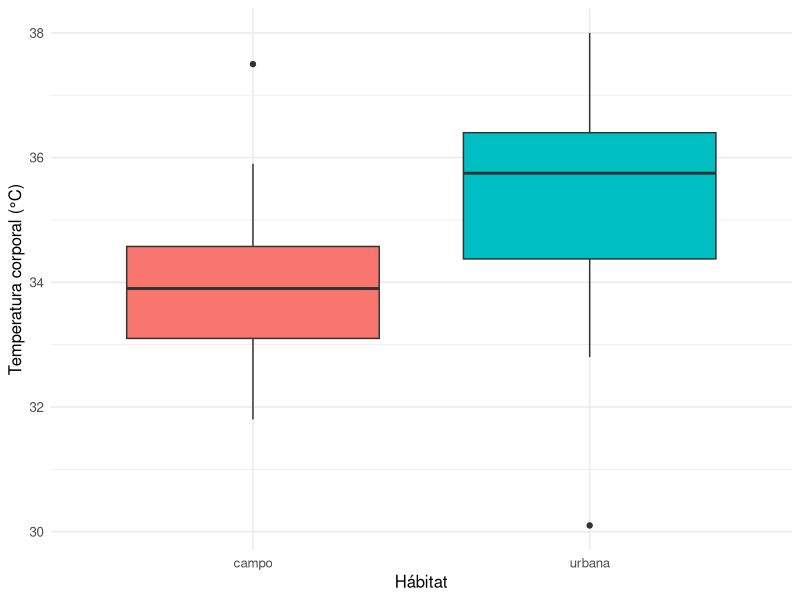
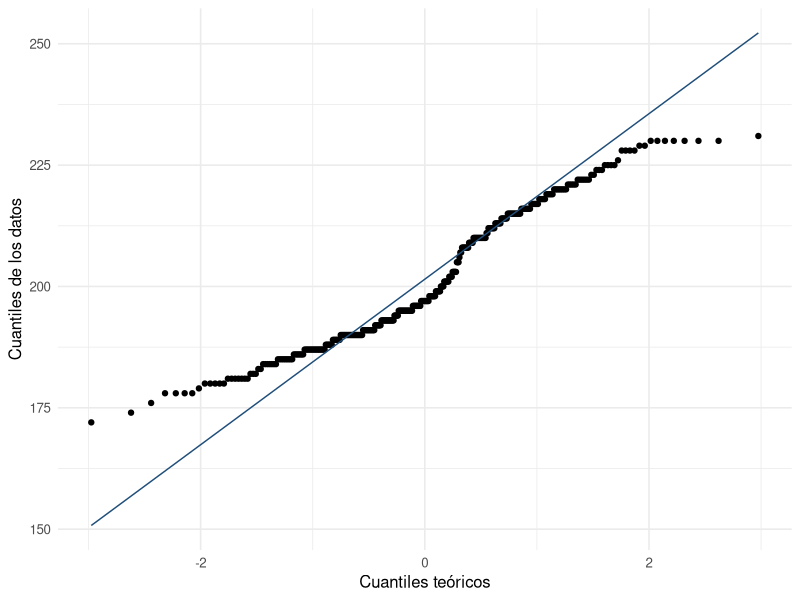

The R script that drew these images, in order:
## ---- chunk 1
#| label: setup-cap2
#| include: false
library(tidyverse)
library(palmerpenguins)
theme_set(theme_minimal(base_size = 12))
galletas <- read.csv("datos/galletas.csv")
## ---- chunk 2
#| label: centro-penguins
mean(penguins$body_mass_g, na.rm = TRUE)     # media
median(penguins$body_mass_g, na.rm = TRUE)   # mediana
## ---- chunk 3
#| label: moda
table(penguins$species)                       # moda de una variable categórica

frecuencias <- table(galletas$agrado)
frecuencias
names(frecuencias)[which.max(frecuencias)]    # valor más repetido
## ---- chunk 4
#| label: cuartiles
quantile(penguins$body_mass_g, na.rm = TRUE)
## ---- chunk 5
#| label: dispersion
sd(penguins$body_mass_g, na.rm = TRUE)    # desviación estándar (g)
var(penguins$body_mass_g, na.rm = TRUE)   # varianza (g^2)
IQR(penguins$body_mass_g, na.rm = TRUE)   # rango intercuartílico
## ---- chunk 6
#| label: props-varianza
x <- c(2, 4, 6, 8)
var(x)          # referencia
var(x + 100)    # SUMAR una constante NO cambia la dispersión
var(x * 2)      # MULTIPLICAR por k multiplica la varianza por k^2 (aquí, x4)
## ---- chunk 7
#| label: descriptiva-mano
temps <- c(33.8, 34.2, 35.1, 35.4, 35.9, 36.3, 37.1)
c(media = mean(temps), varianza = var(temps), desviacion = sd(temps))
quantile(temps)
## ---- chunk 8
#| label: fig-boxplot-lagartijas
#| fig-cap: "Temperatura corporal de lagartijas por hábitat."
#| fig-width: 5
#| fig-height: 3.4
lagartijas <- read.csv("datos/lagartijas.csv")
ggplot(lagartijas, aes(x = habitat, y = temp_corporal, fill = habitat)) +
  geom_boxplot() +
  labs(x = "Hábitat", y = "Temperatura corporal (°C)") +
  theme(legend.position = "none")
## ---- chunk 9
#| label: fig-qqplot
#| fig-cap: "Q-Q plot del largo de la aleta de los pingüinos."
#| fig-width: 4.6
#| fig-height: 3.4
ggplot(penguins, aes(sample = flipper_length_mm)) +
  stat_qq() +
  stat_qq_line(color = "#1F4E79") +
  labs(x = "Cuantiles teóricos", y = "Cuantiles de los datos")
## ---- chunk 10
#| label: resumen-por-grupo
penguins |>
  group_by(species) |>
  summarise(
    n       = n(),
    media   = mean(body_mass_g, na.rm = TRUE),
    de      = sd(body_mass_g,   na.rm = TRUE),
    mediana = median(body_mass_g, na.rm = TRUE)
  )
## ---- chunk 11
#| label: resumen-lagartijas
lagartijas |>
  group_by(habitat) |>
  summarise(
    n          = n(),
    temp_media = mean(temp_corporal),
    temp_de    = sd(temp_corporal)
  )
